Frame 1 (no input): blank canvas, image omitted
Frame 60 (the mouse pressed at the canvas centre just before this capture): blank canvas, image omitted
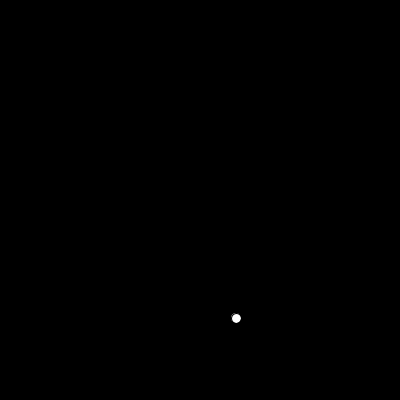
Frame 120 (the mouse held since frame 60 and released just before this capture)

The Processing sketch whose frames 1 and 60 were blank and that drew this single picture after the mouse press (run headless with seeded random() and noise(); from frame 60 on, the mouse is pressed at the canvas centre):

// Processing sketch: sketch_hokan3
// ── sketch_hokan3.pde
PVector p,q,r,b;
float t,v;
PVector[] a;
int count,oldcount,i;

float f(float t){
  return t;
}

void setup(){
  size(400,400);
  t=0;
  v=0.01f;
  p=new PVector(0,0);
  q=new PVector(200,300);
  r=new PVector(400,400);
  a=new PVector[3];
  b=new PVector();
  a[0]=p;
  a[1]=q;
  a[2]=r;
  count=0;
  i=1;
}

void draw(){
  background(0);
  println("count="+count);
  println("t="+t);
  
  if(count<1){
    b=PVector.add(PVector.mult(a[0],f(1-t)),PVector.mult(a[1],f(t)));
  }
  else if(count>=1){
    b=PVector.add(PVector.mult(a[1],f(1-t)),PVector.mult(a[2],f(t)));
  }
  
  ellipse(b.x,b.y,10,10);
  t+=v;
  if(t<0 || 1<=t){
    //oldcount=count;
    count+=i;
    t=0;
    if(count==0 || count==2){
      i*=-1;
      v*=-1;
    }
  }
}
